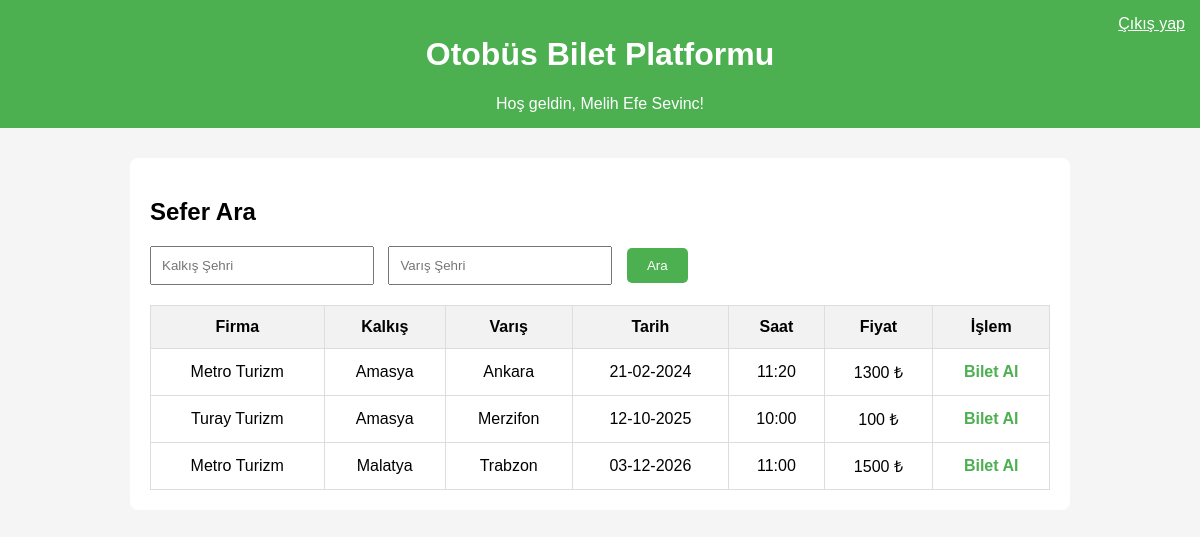
The page /home.php (signed in) on the database its author committed.
### tables this page shows
CREATE TABLE Trips (
    id TEXT PRIMARY KEY,
    company_id TEXT NOT NULL,
    destination_city TEXT NOT NULL,
    arrival_time DATETIME NOT NULL,
    departure_time DATETIME NOT NULL,
    departure_city TEXT NOT NULL,
    price INTEGER NOT NULL,
    capacity INTEGER NOT NULL,
    created_date TIMESTAMP DEFAULT CURRENT_TIMESTAMP,
    FOREIGN KEY (company_id) REFERENCES Bus_Company(id)
);

CREATE TABLE Bus_Company (
    id TEXT PRIMARY KEY,
    name TEXT UNIQUE NOT NULL,
    logo_path TEXT,
    created_at TIMESTAMP DEFAULT CURRENT_TIMESTAMP
);

### home.php (the view, shortened to what this page needs)
<?php
require_once 'includes/config.php';
$trips = [];
if ($_SERVER['REQUEST_METHOD'] === 'POST' && isset($_POST['search_trip'])) {
    $departure = $_POST['departure'];
    $arrival = $_POST['arrival'];
    $stmt = $db->prepare("SELECT t.*, b.name AS company_name
                          FROM Trips t
                          JOIN Bus_Company b ON t.company_id = b.id
                          WHERE t.departure_city LIKE :dep AND t.destination_city LIKE :arr
                          ORDER BY t.departure_time ASC");
    $stmt->execute([
        ':dep' => "%$departure%",
        ':arr' => "%$arrival%"
    ]);
    $trips = $stmt->fetchAll(PDO::FETCH_ASSOC);
    if (!$trips) {
        $message = "Aradığınız kriterlere uygun sefer bulunamadı.";
    }
} else {
    $stmt = $db->query("SELECT t.*, b.name AS company_name
                        FROM Trips t
                        JOIN Bus_Company b ON t.company_id = b.id
                        ORDER BY t.departure_time ASC");
    $trips = $stmt->fetchAll(PDO::FETCH_ASSOC);
}
?>
<!DOCTYPE html>
<html lang="tr">
<head>
</head>
<body>
<header>
    <h1>Otobüs Bilet Platformu</h1>
    <?php if(isset($_SESSION['user_id'])): ?>
        <span>Hoş geldin, <?php echo htmlspecialchars($_SESSION['full_name']); ?>!</span>
        <a class="logout" href="logout.php" style="color:white;">Çıkış yap</a>
    <?php else: ?>
        <a class="logout" href="login.php" style="color:white;">Giriş Yap / Kayıt Ol</a>
    <?php endif; ?>
</header>
<div class="container">
    <h2>Sefer Ara</h2>
    <form method="POST">
        <input type="text" name="departure" placeholder="Kalkış Şehri" required>
        <input type="text" name="arrival" placeholder="Varış Şehri" required>
        <button type="submit" name="search_trip">Ara</button>
    </form>
    <?php if($trips): ?>
        <table>
            <tr>
                <th>Firma</th>
                <th>Kalkış</th>
                <th>Varış</th>
                <th>Tarih</th>
                <th>Saat</th>
                <th>Fiyat</th>
                <th>İşlem</th>
            </tr>
            <?php foreach($trips as $trip): ?>
                <tr>
                    <td><?php echo htmlspecialchars($trip['company_name']); ?></td>
                    <td><?php echo htmlspecialchars($trip['departure_city']); ?></td>
                    <td><?php echo htmlspecialchars($trip['destination_city']); ?></td>
                    <td><?php echo date('d-m-Y', strtotime($trip['departure_time'])); ?></td>
                    <td><?php echo date('H:i', strtotime($trip['departure_time'])); ?></td>
                    <td><?php echo $trip['price']; ?> ₺</td>
                    <td>
                        <?php if(isset($_SESSION['user_id']) && $_SESSION['role'] === 'user'): ?>
                            <a class="btn-link" href="buy_ticket.php?trip_id=<?php echo $trip['id']; ?>">Bilet Al</a>
                        <?php else: ?>
                            <a class="btn-link" href="login.php">Giriş Yap</a>
                        <?php endif; ?>
                    </td>
                </tr>
            <?php endforeach; ?>
        </table>
    <?php else: ?>
        <p style="text-align:center; margin-top:20px;">Henüz sefer bulunmamaktadır.</p>
    <?php endif; ?>
</div>
</body>
</html>

### home.php (style rules this page uses)
body { font-family: Arial, sans-serif; background-color: #f5f5f5; margin: 0; padding: 0; }
header { background-color: #4CAF50; color: white; padding: 15px; text-align: center; position: relative; }
.container { max-width: 900px; margin: 30px auto; background: #fff; padding: 20px; border-radius: 8px; }
input[type="text"] { padding: 10px; width: 200px; margin-right: 10px; }
button { padding: 10px 20px; background-color: #4CAF50; color: white; border: none; border-radius: 5px; cursor: pointer; }
table { width: 100%; border-collapse: collapse; margin-top: 20px; }
th, td { border: 1px solid #ddd; padding: 12px; text-align: center; }
th { background-color: #f2f2f2; }
.logout { position: absolute; top: 15px; right: 15px; }
.btn-link { text-decoration: none; color: #4CAF50; font-weight: bold; }

### rows shown on the page
trips: company.name "Metro Turizm", departure_city "Amasya", destination_city "Ankara", departure_time "21-02-2024", departure_time "11:20", price "1300"
trips: company.name "Turay Turizm", departure_city "Amasya", destination_city "Merzifon", departure_time "12-10-2025", departure_time "10:00", price "100"
trips: company.name "Metro Turizm", departure_city "Malatya", destination_city "Trabzon", departure_time "03-12-2026", departure_time "11:00", price "1500"

### other values the page prints
$_SESSION['full_name'] "Melih Efe Sevinc"
